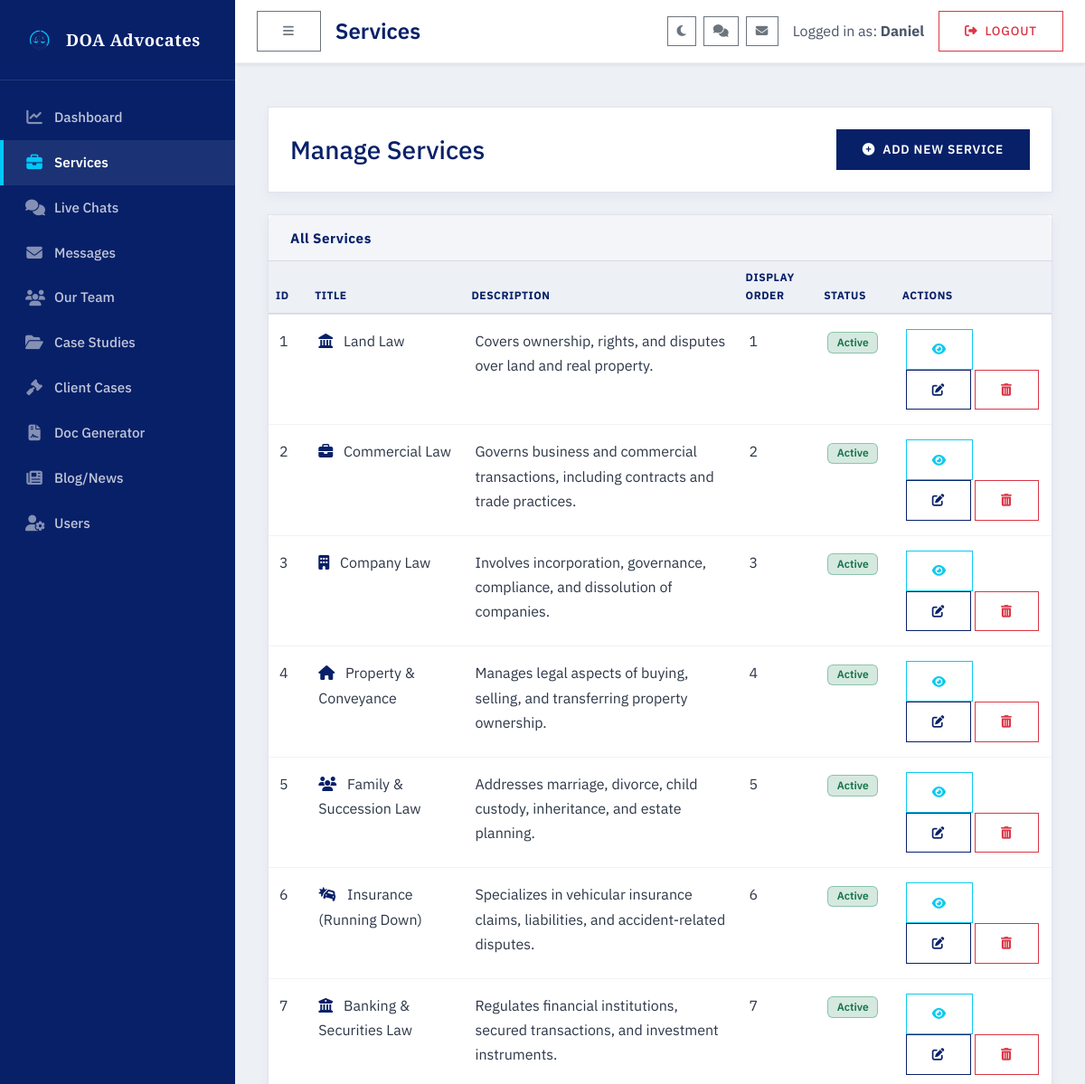
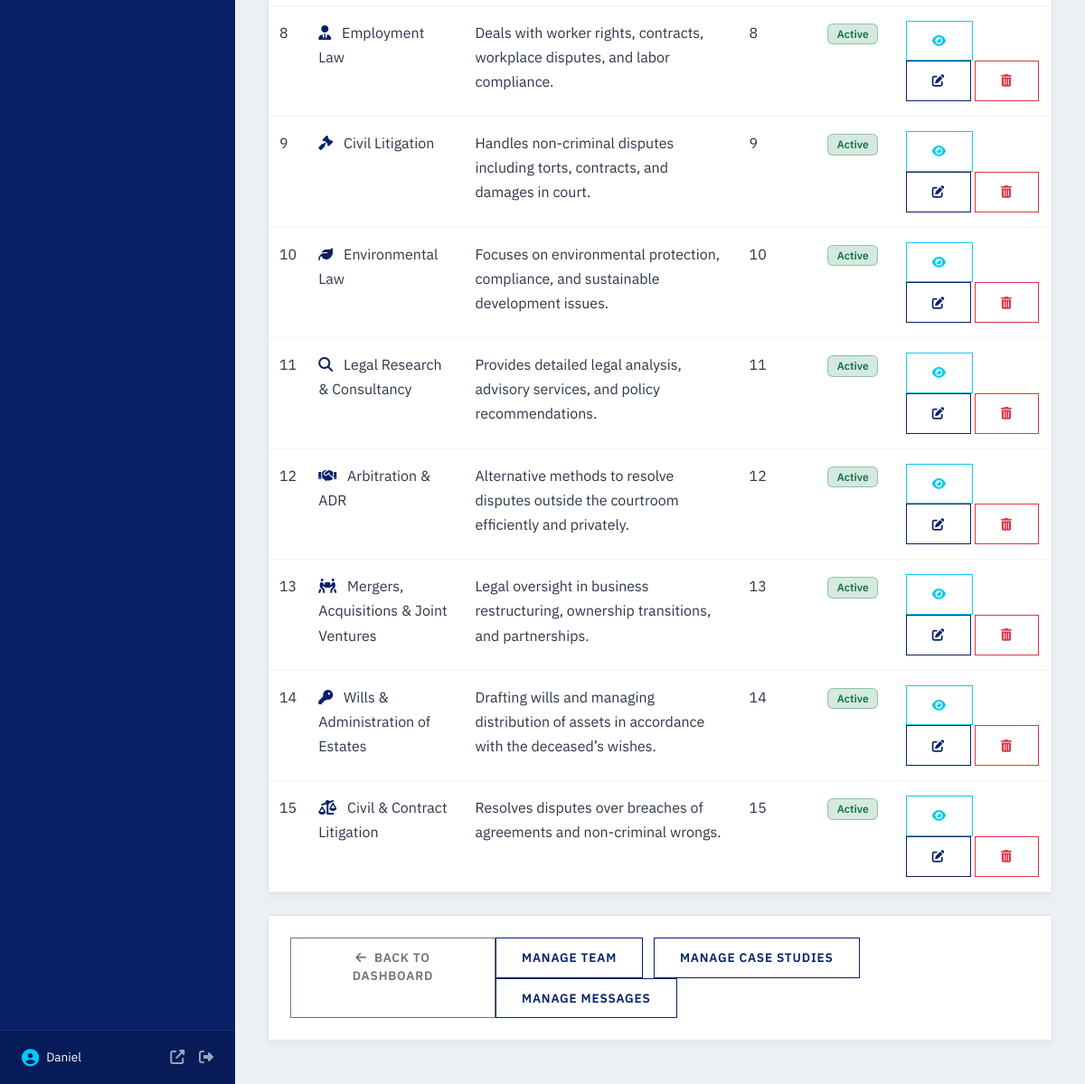
/admin/services (signed in), run on the app's committed database (2 pictures, top to bottom).
### models.py (models this page shows, shortened)
class User(UserMixin, db.Model):
    id = db.Column(db.Integer, primary_key=True)
    username = db.Column(db.String(64), unique=True, nullable=False)
    email = db.Column(db.String(120), unique=True, nullable=False)
    password_hash = db.Column(db.String(256), nullable=False)
    is_admin = db.Column(db.Boolean, default=False)
    is_active = db.Column(db.Boolean, default=True)
    is_online = db.Column(db.Boolean, default=False)
    last_seen = db.Column(db.DateTime, nullable=True)
    created_at = db.Column(db.DateTime, default=datetime.utcnow)
    assigned_rooms = db.relationship('ChatRoom', backref='assignee', lazy=True)

class Service(db.Model):
    id = db.Column(db.Integer, primary_key=True)
    title = db.Column(db.String(120), nullable=False)
    slug = db.Column(db.String(150), unique=True, nullable=False)
    description = db.Column(db.Text, nullable=False)
    icon = db.Column(db.String(50))
    display_order = db.Column(db.Integer, default=0)
    is_active = db.Column(db.Boolean, default=True)
    created_at = db.Column(db.DateTime, default=datetime.utcnow)
    updated_at = db.Column(db.DateTime, default=datetime.utcnow, onupdate=datetime.utcnow)

### routes/admin_routes.py (the view)
@admin_bp.route('/services')
@admin_required
def services():
    items = Service.query.order_by(Service.display_order, Service.title).all()
    return render_template('admin/services.html', title='Manage Services', services=items)

### routes/admin_routes.py (called while the page is built)
def admin_required(f):
    @wraps(f)
    @login_required
    def decorated_function(*args, **kwargs):
        if not current_user.is_admin or not current_user.is_active:
            flash('You need administrator privileges to access this page.', 'danger')
            return redirect(url_for('main.index'))
        return f(*args, **kwargs)
    return decorated_function

### templates/admin/services.html (shortened to what this page needs)
{% extends "admin/layout.html" %}
{% block admin_title %}Services{% endblock %}
{% block admin_content %}
<div class="container-fluid py-4">
    <div class="row mb-4">
        <div class="col-md-12">
            <div class="card">
                <div class="card-body d-flex justify-content-between align-items-center">
                    <h1 class="h3 mb-0">Manage Services</h1>
                    <a href="{{ url_for('admin.new_service') }}" class="btn btn-primary">
                        <i class="fas fa-plus-circle me-2"></i>Add New Service
                    </a>
                </div>
            </div>
        </div>
    </div>
    <div class="row">
        <div class="col-md-12">
            <div class="card">
                <div class="card-header">
                    <h2 class="h5 mb-0">All Services</h2>
                </div>
                <div class="card-body p-0">
                    <div class="table-responsive">
                        <table class="table table-hover admin-table mb-0">
                            <thead>
                                <tr>
                                    <th width="5%">ID</th>
                                    <th width="20%">Title</th>
                                    <th width="35%">Description</th>
                                    <th width="10%">Display Order</th>
                                    <th width="10%">Status</th>
                                    <th width="20%">Actions</th>
                                </tr>
                            </thead>
                            <tbody>
                                {% if services %}
                                    {% for service in services %}
                                    <tr>
                                        <td>{{ service.id }}</td>
                                        <td>
                                            {% if service.icon %}
                                            <i class="{{ service.icon }} me-2 text-primary"></i>
                                            {% endif %}
                                            {{ service.title }}
                                        </td>
                                        <td>{{ service.description|truncate(100) }}</td>
                                        <td>{{ service.display_order }}</td>
                                        <td>
                                            {% if service.is_active %}
                                            <span class="badge bg-success">Active</span>
                                            {% else %}
                                            <span class="badge bg-secondary">Inactive</span>
                                            {% endif %}
                                        </td>
                                        <td>
                                            <a href="{{ url_for('main.service_detail', slug=service.slug) }}" class="btn btn-sm btn-outline-info" target="_blank" title="View">
                                                <i class="fas fa-eye"></i>
                                            </a>
                                            <a href="{{ url_for('admin.edit_service', id=service.id) }}" class="btn btn-sm btn-outline-primary" title="Edit">
                                                <i class="fas fa-edit"></i>
                                            </a>
                                            <button type="button" class="btn btn-sm btn-outline-danger" title="Delete" onclick="confirmDelete('delete-service-{{ service.id }}', 'service')">
                                                <i class="fas fa-trash-alt"></i>
                                            </button>
                                        </td>
                                    </tr>
                                    {% endfor %}
                                {% else %}
                                <tr>
                                    <td colspan="6" class="text-center">No services found. <a href="{{ url_for('admin.new_service') }}">Add a new service</a>.</td>
                                </tr>
                                {% endif %}
                            </tbody>
                        </table>
                    </div>
                </div>
            </div>
        </div>
    </div>
    <div class="row mt-4">
        <div class="col-md-12">
            <div class="card">
                <div class="card-body">
                    <div class="d-flex justify-content-between">
                        <a href="{{ url_for('admin.dashboard') }}" class="btn btn-outline-secondary">
                            <i class="fas fa-arrow-left me-2"></i>Back to Dashboard
                        </a>
                        <div>
                            <a href="{{ url_for('admin.team') }}" class="btn btn-outline-primary me-2">Manage Team</a>
                            <a href="{{ url_for('admin.cases') }}" class="btn btn-outline-primary me-2">Manage Case Studies</a>
                            <a href="{{ url_for('admin.messages') }}" class="btn btn-outline-primary">Manage Messages</a>
                        </div>
                    </div>
                </div>
            </div>
        </div>
    </div>
</div>
{% endblock %}

### templates/admin/layout.html (shortened to what this page needs)
{% extends "layout.html" %}
{% block content %}
<div class="admin-dashboard-container">
    <aside class="admin-sidebar" id="adminSidebar">
        <div class="admin-sidebar-header">
            <a href="{{ url_for('admin.dashboard') }}" class="d-flex align-items-center text-decoration-none">
                <img src="{{ url_for('static', filename='images/logo/dan_ochieng_advocates_logo.png') }}" alt="Dan Ochieng & Company Advocates Logo" class="sidebar-logo me-2">
                <span class="sidebar-brand-name">DOA Advocates</span>
            </a>
        </div>
        <nav class="admin-sidebar-nav">
            <a href="{{ url_for('admin.dashboard') }}" class="nav-item {% if request.endpoint == 'admin.dashboard' %}active{% endif %}" title="Dashboard">
                <i class="fas fa-chart-line"></i> <span>Dashboard</span>
            </a>
            <a href="{{ url_for('admin.services') }}" class="nav-item {% if request.endpoint in ['admin.services', 'admin.new_service', 'admin.edit_service'] %}active{% endif %}" title="Services">
                <i class="fas fa-briefcase"></i> <span>Services</span>
            </a>
            <a href="{{ url_for('chat.admin_chats') }}" class="nav-item {% if request.endpoint == 'chat.admin_chats' %}active{% endif %}" title="Live Chats">
                <i class="fas fa-comments"></i> <span>Live Chats</span>
            </a>
            <a href="{{ url_for('admin.messages') }}" class="nav-item {% if request.endpoint in ['admin.messages', 'admin.reply_message'] %}active{% endif %}" title="Messages">
                <i class="fas fa-envelope"></i> <span>Messages</span>
            </a>
            <a href="{{ url_for('admin.team') }}" class="nav-item {% if request.endpoint in ['admin.team', 'admin.new_team_member', 'admin.edit_team_member'] %}active{% endif %}" title="Our Team">
                <i class="fas fa-users"></i> <span>Our Team</span>
            </a>
            <a href="{{ url_for('admin.cases') }}" class="nav-item {% if request.endpoint in ['admin.cases', 'admin.new_case', 'admin.edit_case'] %}active{% endif %}" title="Case Studies">
                <i class="fas fa-folder-open"></i> <span>Case Studies</span>
            </a>
            <a href="{{ url_for('admin.client_cases') }}" class="nav-item " title="Client Cases">
                <i class="fas fa-gavel"></i> <span>Client Cases</span>
            </a>
            <a href="{{ url_for('admin.generate_document') }}" class="nav-item {% if request.endpoint == 'admin.generate_document' %}active{% endif %}" title="Doc Generator">
                <i class="fas fa-file-contract"></i> <span>Doc Generator</span>
            </a>
            <a href="{{ url_for('admin.blog_posts') }}" class="nav-item {% if request.endpoint in ['admin.blog_posts', 'admin.new_blog_post', 'admin.edit_blog_post'] %}active{% endif %}" title="Blog/News">
                <i class="fas fa-newspaper"></i> <span>Blog/News</span>
            </a>
            <a href="{{ url_for('admin.users') }}" class="nav-item {% if request.endpoint in ['admin.users', 'admin.edit_user'] %}active{% endif %}" title="Users">
                <i class="fas fa-user-cog"></i> <span>Users</span>
            </a>
        </nav>
        <div class="admin-sidebar-footer">
            <div class="user-info">
                <i class="fas fa-user-circle"></i>
                <span class="username-text">{{ current_user.username }}</span>
            </div>
            <div class="footer-actions">
                <a href="{{ url_for('main.index') }}" target="_blank" title="View Website"><i class="fas fa-external-link-alt"></i></a>
                <a href="{{ url_for('auth.logout') }}" title="Sign Out"><i class="fas fa-sign-out-alt"></i></a>
            </div>
        </div>
    </aside>
    <div class="admin-content-wrapper">
        <header class="admin-topbar shadow-sm">
            <button class="btn btn-sm btn-outline-secondary me-3 d-none d-lg-inline-block" id="desktopSidebarToggleBtn" aria-label="Collapse Sidebar" style="border-radius: 0;">
                <i class="fas fa-bars"></i>
            </button>
            <div class="topbar-title h4 mb-0 d-none d-md-block">
                {% block admin_title %}Admin Control Panel{% endblock %}
            </div>
            <div class="topbar-actions ms-auto d-flex align-items-center">
                <button id="themeToggleBtn" class="btn btn-sm btn-outline-secondary me-2" aria-label="Toggle Theme" style="border-radius: 0; padding: 0.35rem 0.6rem;">
                    <i class="fas fa-moon" id="themeToggleIcon"></i>
                </button>
                <a href="{{ url_for('chat.admin_chats') }}" class="btn btn-sm btn-outline-secondary me-2 position-relative" title="Unread Chats" style="border-radius: 0; padding: 0.35rem 0.6rem;">
                    <i class="fas fa-comments"></i>
                </a>
                <a href="{{ url_for('admin.messages') }}" class="btn btn-sm btn-outline-secondary me-3 position-relative" title="Unread Messages" style="border-radius: 0; padding: 0.35rem 0.6rem;">
                    <i class="fas fa-envelope"></i>
                </a>
                <span class="text-muted me-3 d-none d-sm-inline">Logged in as: <strong>{{ current_user.username }}</strong></span>
                <a href="{{ url_for('auth.logout') }}" class="btn btn-sm btn-outline-danger btn-logout-topbar">
                    <i class="fas fa-sign-out-alt me-1"></i> Logout
                </a>
            </div>
        </header>
        <div class="admin-page-content p-4">
            {% block admin_content %}{% endblock %}
        </div>
    </div>
</div>
{% endblock %}

### data on the page
User: username "Daniel"
Service: id "1", title "Land Law", description "Covers ownership, rights, and disputes over land and real property.", display_order "1", is_active "Active"
Service: id "2", title "Commercial Law", description "Governs business and commercial transactions, including contracts and trade practices.", display_order "2", is_active "Active"
Service: id "3", title "Company Law", description "Involves incorporation, governance, compliance, and dissolution of companies.", display_order "3", is_active "Active"
Service: id "4", title "Property & Conveyance", description "Manages legal aspects of buying, selling, and transferring property ownership.", display_order "4", is_active "Active"
Service: id "5", title "Family & Succession Law", description "Addresses marriage, divorce, child custody, inheritance, and estate planning.", display_order "5", is_active "Active"
Service: id "6", title "Insurance (Running Down)", description "Specializes in vehicular insurance claims, liabilities, and accident-related disputes.", display_order "6", is_active "Active"
Service: id "7", title "Banking & Securities Law", description "Regulates financial institutions, secured transactions, and investment instruments.", display_order "7", is_active "Active"
Service: id "8", title "Employment Law", description "Deals with worker rights, contracts, workplace disputes, and labor compliance.", display_order "8", is_active "Active"
Service: id "9", title "Civil Litigation", description "Handles non-criminal disputes including torts, contracts, and damages in court.", display_order "9", is_active "Active"
Service: id "10", title "Environmental Law", description "Focuses on environmental protection, compliance, and sustainable development issues.", display_order "10", is_active "Active"
Service: id "11", title "Legal Research & Consultancy", description "Provides detailed legal analysis, advisory services, and policy recommendations.", display_order "11", is_active "Active"
Service: id "12", title "Arbitration & ADR", description "Alternative methods to resolve disputes outside the courtroom efficiently and privately.", display_order "12", is_active "Active"
Service: id "13", title "Mergers, Acquisitions & Joint Ventures", description "Legal oversight in business restructuring, ownership transitions, and partnerships.", display_order "13", is_active "Active"
Service: id "14", title "Wills & Administration of Estates", description "Drafting wills and managing distribution of assets in accordance with the deceased’s wishes.", display_order "14", is_active "Active"
Service: id "15", title "Civil & Contract Litigation", description "Resolves disputes over breaches of agreements and non-criminal wrongs.", display_order "15", is_active "Active"
